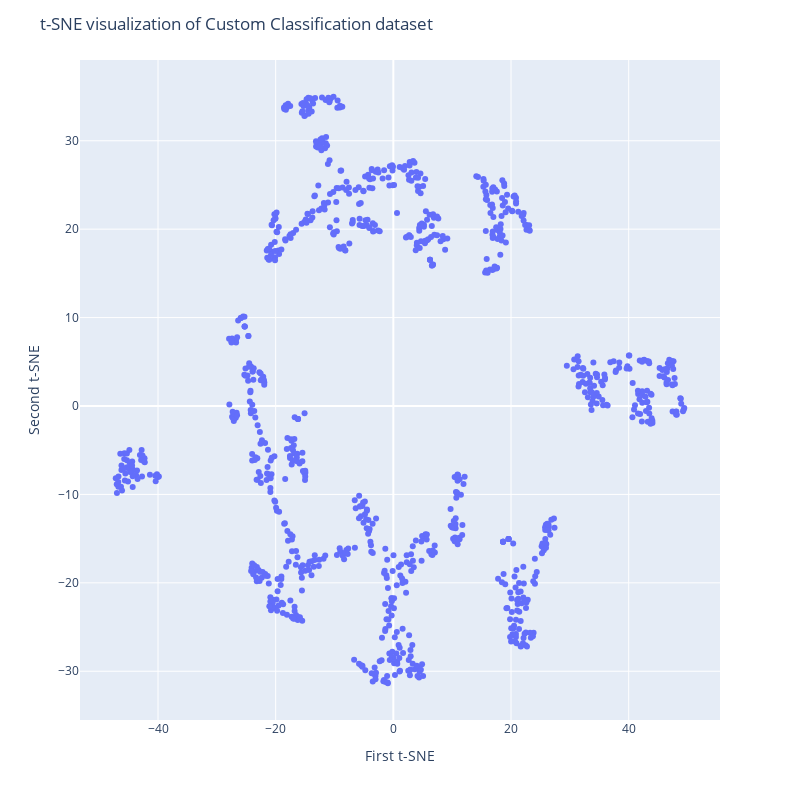

Notebook code cell kept with this figure:
### Code cell
fig = px.scatter(x=X_tsne[:, 0], y=X_tsne[:, 1])
fig.update_layout(
    title="t-SNE visualization of Custom Classification dataset",
    xaxis_title="First t-SNE",
    yaxis_title="Second t-SNE",
    width=800,
    height=800
)
fig.show()

### Figure 1 — Plotly figure (JSON) as saved in the notebook; plotly's stock layout.template omitted (floating-point values rounded to 4 significant figures; data arrays with more than 128 entries replaced by an {"elided": "..."} marker saying what was removed)
{"data": [{"hovertemplate": "x=%{x}<br>y=%{y}<extra></extra>", "legendgroup": "", "marker": {"color": "#636efa", "symbol": "circle"}, "mode": "markers", "name": "", "orientation": "v", "showlegend": false, "type": "scatter", "x": {"elided": "960 float values"}, "xaxis": "x", "y": {"elided": "960 float values"}, "yaxis": "y"}], "layout": {"height": 800, "legend": {"tracegroupgap": 0}, "margin": {"t": 60}, "title": {"text": "t-SNE visualization of Custom Classification dataset"}, "width": 800, "xaxis": {"anchor": "y", "domain": [0, 1], "title": {"text": "First t-SNE"}}, "yaxis": {"anchor": "x", "domain": [0, 1], "title": {"text": "Second t-SNE"}}}}
